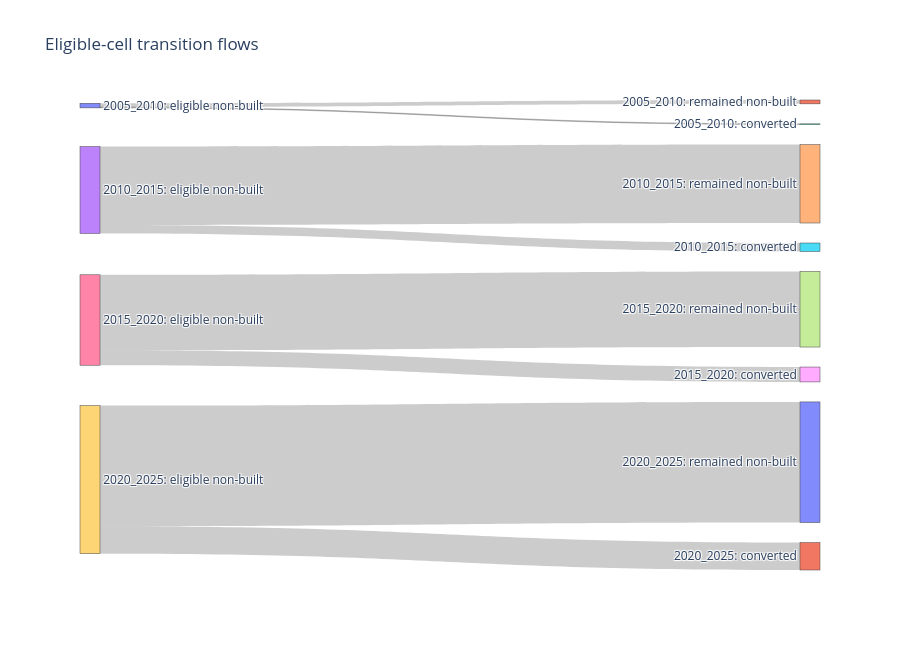

Source (notebook cell):
### Markdown cell above
### Eligible-cell transition flow

The following Sankey diagram represents the **eligible non-built risk set**.
It does not include cells that were already built at the forecast origin.

### Code cell
if OPTIONAL_IMPORTS["plotly"]:
    source = []
    target = []
    value = []
    node_labels = []

    for _, row in transition_overview.iterrows():
        transition = str(row["transition_id"])
        start_index = len(node_labels)
        node_labels.extend(
            [
                f"{transition}: eligible non-built",
                f"{transition}: remained non-built",
                f"{transition}: converted",
            ]
        )
        source.extend([start_index, start_index])
        target.extend([start_index + 1, start_index + 2])
        value.extend(
            [
                int(row["eligible_cells"] - row["converted_cells"]),
                int(row["converted_cells"]),
            ]
        )

    figure = go.Figure(
        data=[
            go.Sankey(
                node={"label": node_labels},
                link={
                    "source": source,
                    "target": target,
                    "value": value,
                },
            )
        ]
    )
    figure.update_layout(
        title="Eligible-cell transition flows",
        height=650,
    )
    figure.show()
else:
    print("Plotly is not installed; the Sankey diagram was skipped.")

### Figure 1 — Plotly figure (JSON) as saved in the notebook; plotly's stock layout.template omitted (floating-point values rounded to 4 significant figures)
{"data": [{"link": {"source": [0, 0, 3, 3, 6, 6, 9, 9], "target": [1, 2, 4, 5, 7, 8, 10, 11], "value": [1221, 239, 24873, 2693, 23964, 4722, 38280, 8695]}, "node": {"label": ["2005_2010: eligible non-built", "2005_2010: remained non-built", "2005_2010: converted", "2010_2015: eligible non-built", "2010_2015: remained non-built", "2010_2015: converted", "2015_2020: eligible non-built", "2015_2020: remained non-built", "2015_2020: converted", "2020_2025: eligible non-built", "2020_2025: remained non-built", "2020_2025: converted"]}, "type": "sankey"}], "layout": {"height": 650, "title": {"text": "Eligible-cell transition flows"}}}
